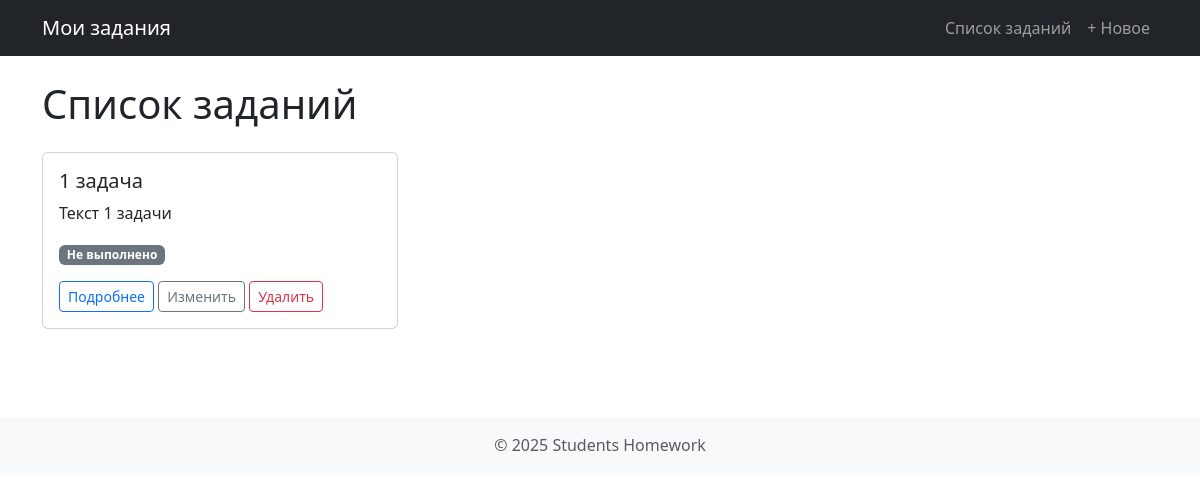
Page /tasks/ on the earlier database version.
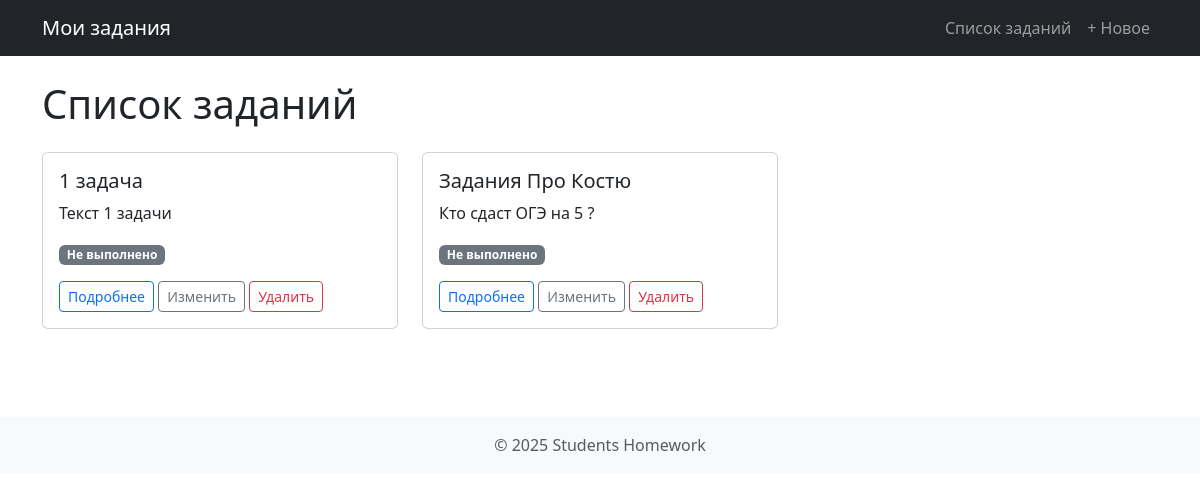
Same page on the later database version.
### tasks/models.py (models this page shows, shortened)
class Task(models.Model):
    title = models.CharField(max_length=200)
    description = models.TextField()

### tasks/views.py (the view)
# urls.py: path('', views.task_list, name='task_list'),
def task_list(request):
    tasks = Task.objects.all()
    return render(request, 'tasks/task_list.html', {'tasks': tasks})

### tasks/templates/tasks/task_list.html (shortened to what this page needs)
{% extends "tasks/base.html" %}
{% block content %}
    <h1 class="mb-4">Список заданий</h1>
    <div class="row">
        {% for task in tasks %}
            <div class="col-md-4 mb-3">
                <div class="card">
                    <div class="card-body">
                        <h5 class="card-title">{{ task.title }}</h5>
                        <p class="card-text">{{ task.description }}</p>
                        {% if task.is_done %}
                            <span class="badge bg-success">Выполнено</span>
                        {% else %}
                            <span class="badge bg-secondary">Не выполнено</span>
                        {% endif %}
                        <div class="mt-3">
                            <a href="{% url 'task_detail' task.pk %}" class="btn btn-sm btn-outline-primary">Подробнее</a>
                            <a href="{% url 'task_edit' task.pk %}" class="btn btn-sm btn-outline-secondary">Изменить</a>
                            <a href="{% url 'task_delete' task.pk %}" class="btn btn-sm btn-outline-danger">Удалить</a>
                        </div>
                    </div>
                </div>
            </div>
        {% empty %}
            <p>Заданий нет</p>
        {% endfor %}
    </div>
{% endblock %}

Differences in the rows shown:
added Task: title "Задания Про Костю", description "Кто сдаст ОГЭ на 5 ?"
